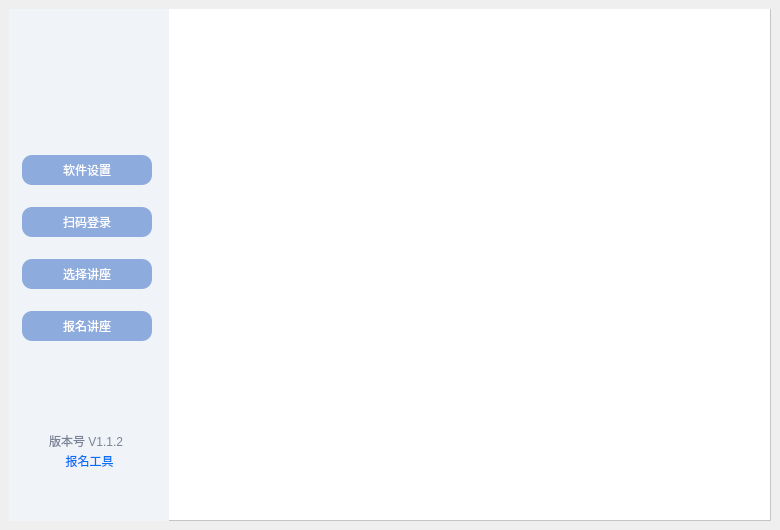
<?xml version="1.0" encoding="UTF-8"?>
<ui version="4.0">
 <class>MainWindow</class>
 <widget class="QMainWindow" name="MainWindow">
  <property name="geometry">
   <rect>
    <x>0</x>
    <y>0</y>
    <width>780</width>
    <height>530</height>
   </rect>
  </property>
  <property name="minimumSize">
   <size>
    <width>780</width>
    <height>530</height>
   </size>
  </property>
  <property name="windowTitle">
   <string>报名工具助手</string>
  </property>
  <widget class="QWidget" name="centralwidget">
   <layout class="QGridLayout" name="gridLayout">
    <item row="0" column="0">
     <widget class="QFrame" name="frame">
      <property name="minimumSize">
       <size>
        <width>760</width>
        <height>510</height>
       </size>
      </property>
      <property name="styleSheet">
       <string notr="true">background-color: rgb(255, 255, 255);</string>
      </property>
      <property name="frameShape">
       <enum>QFrame::StyledPanel</enum>
      </property>
      <property name="frameShadow">
       <enum>QFrame::Raised</enum>
      </property>
      <widget class="QWidget" name="widget" native="true">
       <property name="geometry">
        <rect>
         <x>0</x>
         <y>0</y>
         <width>160</width>
         <height>512</height>
        </rect>
       </property>
       <property name="minimumSize">
        <size>
         <width>160</width>
         <height>512</height>
        </size>
       </property>
       <property name="styleSheet">
        <string notr="true">background-color: rgb(240, 243, 248);
</string>
       </property>
       <widget class="QLabel" name="version">
        <property name="geometry">
         <rect>
          <x>40</x>
          <y>420</y>
          <width>91</width>
          <height>24</height>
         </rect>
        </property>
        <property name="styleSheet">
         <string notr="true">color: rgb(122, 131, 150);
border-radius:5px;</string>
        </property>
        <property name="text">
         <string>版本号 V1.1.2</string>
        </property>
       </widget>
       <widget class="QPushButton" name="pushButton">
        <property name="geometry">
         <rect>
          <x>30</x>
          <y>440</y>
          <width>101</width>
          <height>24</height>
         </rect>
        </property>
        <property name="styleSheet">
         <string notr="true">QPushButton
{
	border:none;
	color: rgb(0, 112, 249);
	font: 700 12pt &quot;Microsoft YaHei UI&quot;;
}</string>
        </property>
        <property name="text">
         <string>报名工具</string>
        </property>
        <property name="flat">
         <bool>true</bool>
        </property>
       </widget>
       <widget class="QWidget" name="layoutWidget">
        <property name="geometry">
         <rect>
          <x>13</x>
          <y>130</y>
          <width>130</width>
          <height>221</height>
         </rect>
        </property>
        <layout class="QVBoxLayout" name="verticalLayout">
         <item>
          <widget class="QPushButton" name="plusSet_2">
           <property name="minimumSize">
            <size>
             <width>128</width>
             <height>30</height>
            </size>
           </property>
           <property name="styleSheet">
            <string notr="true">QPushButton
{
	border:none;
	background-color: rgb(142, 171, 221);
	border-radius:5px;
	color: rgb(255, 255, 255);
font: 12pt &quot;Microsoft YaHei UI&quot;;
border-radius: 10px;
}
QPushButton:hover
{
	background-color: rgb(224, 230, 238);
	border-radius:5px;
font: 12pt &quot;Microsoft YaHei UI&quot;;
}</string>
           </property>
           <property name="text">
            <string>软件设置</string>
           </property>
           <property name="flat">
            <bool>true</bool>
           </property>
          </widget>
         </item>
         <item>
          <widget class="QPushButton" name="RemoteControl">
           <property name="minimumSize">
            <size>
             <width>128</width>
             <height>30</height>
            </size>
           </property>
           <property name="styleSheet">
            <string notr="true">QPushButton
{
	border:none;
	background-color: rgb(142, 171, 221);
	border-radius:5px;
	color: rgb(255, 255, 255);
font: 12pt &quot;Microsoft YaHei UI&quot;;
border-radius: 10px;
}
QPushButton:hover
{
	background-color: rgb(224, 230, 238);
	border-radius:5px;
font: 12pt &quot;Microsoft YaHei UI&quot;;
}</string>
           </property>
           <property name="text">
            <string>扫码登录</string>
           </property>
           <property name="flat">
            <bool>true</bool>
           </property>
          </widget>
         </item>
         <item>
          <widget class="QPushButton" name="EquipmentList">
           <property name="minimumSize">
            <size>
             <width>128</width>
             <height>30</height>
            </size>
           </property>
           <property name="styleSheet">
            <string notr="true">QPushButton
{
	border:none;
	background-color: rgb(142, 171, 221);
	border-radius:5px;
	color: rgb(255, 255, 255);
font: 12pt &quot;Microsoft YaHei UI&quot;;
border-radius: 10px;
}
QPushButton:hover
{
	background-color: rgb(224, 230, 238);
	border-radius:5px;
font: 12pt &quot;Microsoft YaHei UI&quot;;
}</string>
           </property>
           <property name="text">
            <string>选择讲座</string>
           </property>
           <property name="flat">
            <bool>true</bool>
           </property>
          </widget>
         </item>
         <item>
          <widget class="QPushButton" name="plusSet">
           <property name="minimumSize">
            <size>
             <width>128</width>
             <height>30</height>
            </size>
           </property>
           <property name="styleSheet">
            <string notr="true">QPushButton
{
	border:none;
	background-color: rgb(142, 171, 221);
	border-radius:5px;
	color: rgb(255, 255, 255);
font: 12pt &quot;Microsoft YaHei UI&quot;;
border-radius: 10px;
}
QPushButton:hover
{
	background-color: rgb(224, 230, 238);
	border-radius:5px;
font: 12pt &quot;Microsoft YaHei UI&quot;;
}</string>
           </property>
           <property name="text">
            <string>报名讲座</string>
           </property>
           <property name="flat">
            <bool>true</bool>
           </property>
          </widget>
         </item>
        </layout>
       </widget>
      </widget>
      <widget class="QStackedWidget" name="stackedWidget">
       <property name="geometry">
        <rect>
         <x>160</x>
         <y>0</y>
         <width>601</width>
         <height>511</height>
        </rect>
       </property>
       <property name="minimumSize">
        <size>
         <width>601</width>
         <height>511</height>
        </size>
       </property>
       <property name="currentIndex">
        <number>1</number>
       </property>
       <widget class="login" name="loginPage"/>
       <widget class="useSettings" name="useSettingsPage"/>
       <widget class="chooseALecture" name="chooseALecturePage"/>
       <widget class="QWidget" name="registerLecturesPage"/>
       <widget class="waitPost" name="waitPostPage"/>
      </widget>
     </widget>
    </item>
   </layout>
  </widget>
 </widget>
 <customwidgets>
  <customwidget>
   <class>login</class>
   <extends>QWidget</extends>
   <header>login.h</header>
   <container>1</container>
  </customwidget>
  <customwidget>
   <class>chooseALecture</class>
   <extends>QWidget</extends>
   <header>choosealecture.h</header>
   <container>1</container>
  </customwidget>
  <customwidget>
   <class>waitPost</class>
   <extends>QWidget</extends>
   <header>waitpost.h</header>
   <container>1</container>
  </customwidget>
  <customwidget>
   <class>useSettings</class>
   <extends>QWidget</extends>
   <header>usesettings.h</header>
   <container>1</container>
  </customwidget>
 </customwidgets>
 <resources/>
 <connections/>
</ui>
